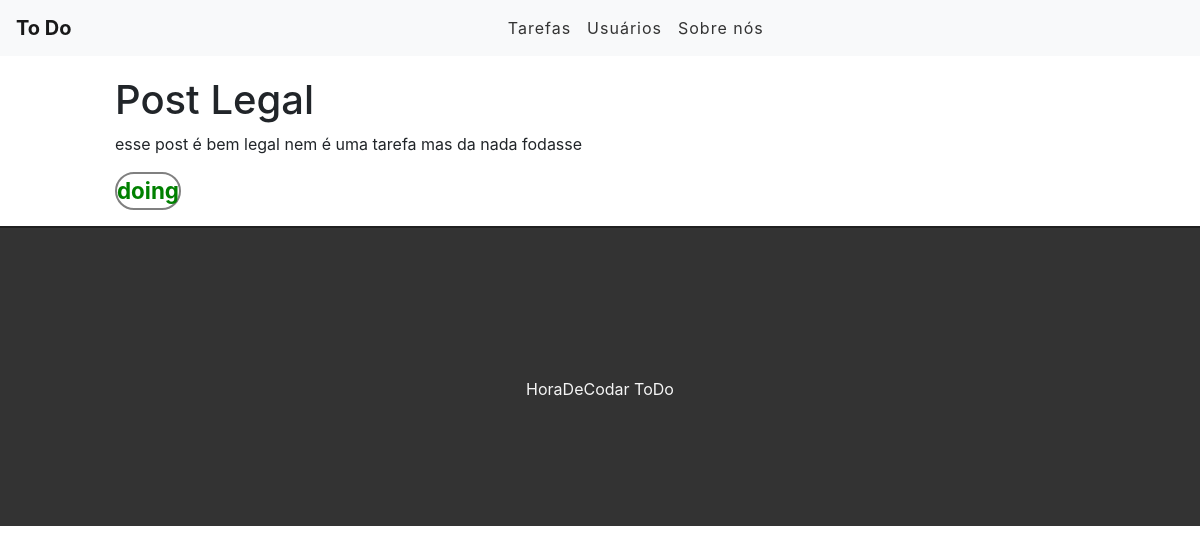
Page /task/4 on the earlier database version.
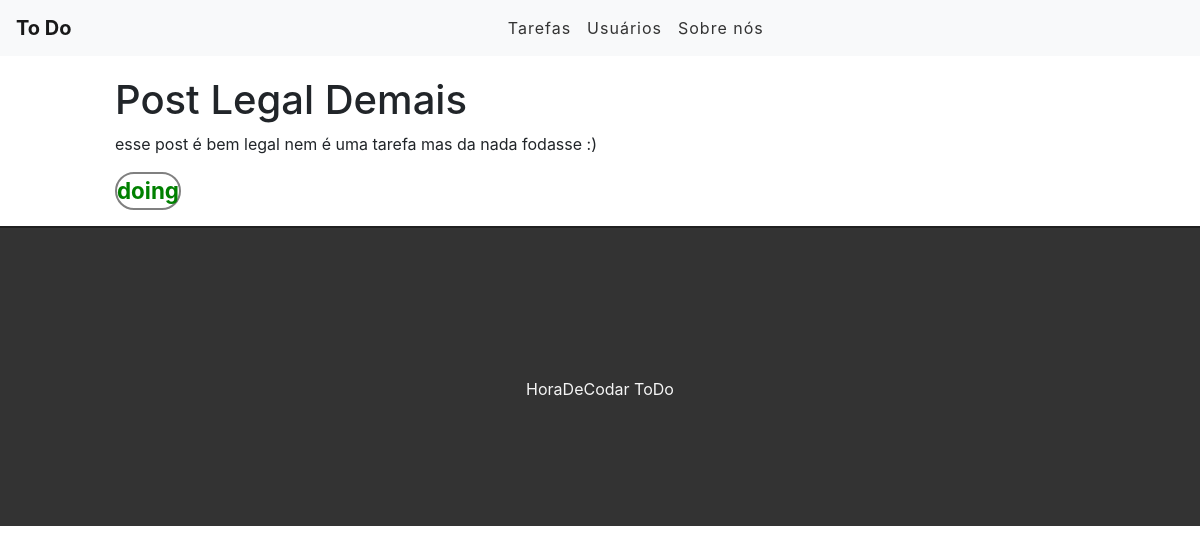
Same page on the later database version.
### tasks/models.py (models this page shows, shortened)
class Task(models.Model): #comportara os campos da tabela que o django criara com o migration
    title = models.CharField(max_length=255) #Charfield = campo de caracteres(char) = leva argumento obrigatorio//#maxlenght = maximo de caracteres no title
    description = models.TextField() #TextField = campo para texto maiores = nao leva argumento obrigatorio
    done = models.CharField( #se o registro ta pronta ou nao(0 ou 1)
        max_length=5,
        choices = STATUS, #possiveis escolhas(choices) para o select
    )
    created_at = models.DateTimeField(auto_now_add=True) #data do registro // auto_now_add=True = atualiza o banco de dados sempre que um registro for feito
    updated_at = models.DateTimeField(auto_now=True) #atualiza o regisstro quando for alterado

### tasks/views.py (the view)
# urls.py: path('task/<int:id>', views.taskView, name='task-view'),
def taskView(request, id):
    task = get_object_or_404(Task, pk=id)  #tenta pegar regitro no banco, se nao tiver reporta um erro 404(get_object_or_404)
    return render(request, 'tasks/task.html', {'task': task})

### tasks/templates/tasks/task.html (shortened to what this page needs)
{% extends 'base.html' %}
{% block content %}
<div class="offset-1 col-10 list-div2">
    <h1>{{task.title}}</h1>
    <p>{{task.description}}</p>
    <p class="done_doing">{{task.done}}</p>
</div>
{% endblock %}

### tasks/templates/base.html (shortened to what this page needs)
{%load static%}
<!DOCTYPE html>
<html lang="en">
<head>
    <link rel="stylesheet" href="https://stackpath.bootstrapcdn.com/bootstrap/4.5.2/css/bootstrap.min.css">
    <link rel="stylesheet" href="{% static 'css/styles.css' %}">
</head>
<body>
    <div class="container-fluid">
        <nav class="navbar navbar-expand-lg navbar-light bg-light">
            <a class="navbar-brand" href="/">To Do</a>
            <div class="collapse navbar-collapse" id="navbarSupportedContent">
              <ul class="navbar-nav mr-auto">
                <li class="nav-item">
                    <a class="nav-link" href="#">Tarefas</a>
                </li>
                <li class="nav-item">
                    <a class="nav-link" href="#">Usuários</a>
                </li>
                <li class="nav-item">
                    <a class="nav-link" href="#">Sobre nós</a>
                </li>
                </ul>
            </div>
          </nav>
            {% block content %}{% endblock %}
        <footer>
            <p>HoraDeCodar ToDo</p>
        </footer>
    </div>
</body>
</html>

### tasks/static/css/styles.css (style rules this page uses)
.container-fluid { padding: 0; }
.navbar { border-radius: 1px solid #333; margin-bottom: 20px; }
.navbar-nav { margin: auto; }
.navbar-brand { font-weight: bold; }
.navbar-light .navbar-nav a.nav-link { color: #333; letter-spacing: 1px; }
.list-div2 .done_doing { color: green; font-size: 1.4rem; border: 2px solid grey; border-radius: 1.6rem; width: fit-content; font-weight: bolder; }
footer { background-color: #333; height: 300px; border-top: 2px solid #202020; }
footer p { color: #f5f5f5; text-align: center; top: 50%; position: relative; }

Differences in the rows shown:
changed Task "doing": title "Post Legal" → "Post Legal Demais"; description "esse post é bem legal nem é uma tarefa mas da nada fodasse" → "esse post é bem legal nem é uma tarefa mas da nada fodasse :)"
